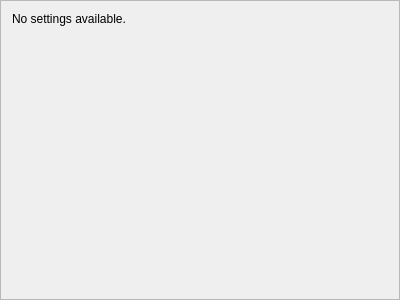
<?xml version="1.0" encoding="UTF-8"?>
<ui version="4.0">
 <class>InsertSineWaveSettings</class>
 <widget class="QFrame" name="InsertSineWaveSettings">
  <property name="geometry">
   <rect>
    <x>0</x>
    <y>0</y>
    <width>400</width>
    <height>300</height>
   </rect>
  </property>
  <property name="windowTitle">
   <string>Frame</string>
  </property>
  <property name="frameShape">
   <enum>QFrame::StyledPanel</enum>
  </property>
  <property name="frameShadow">
   <enum>QFrame::Raised</enum>
  </property>
  <layout class="QVBoxLayout" name="verticalLayout">
   <item>
    <widget class="QLabel" name="label">
     <property name="text">
      <string>No settings available.</string>
     </property>
    </widget>
   </item>
   <item>
    <spacer name="verticalSpacer">
     <property name="orientation">
      <enum>Qt::Vertical</enum>
     </property>
     <property name="sizeHint" stdset="0">
      <size>
       <width>20</width>
       <height>40</height>
      </size>
     </property>
    </spacer>
   </item>
  </layout>
 </widget>
 <resources/>
 <connections/>
</ui>
